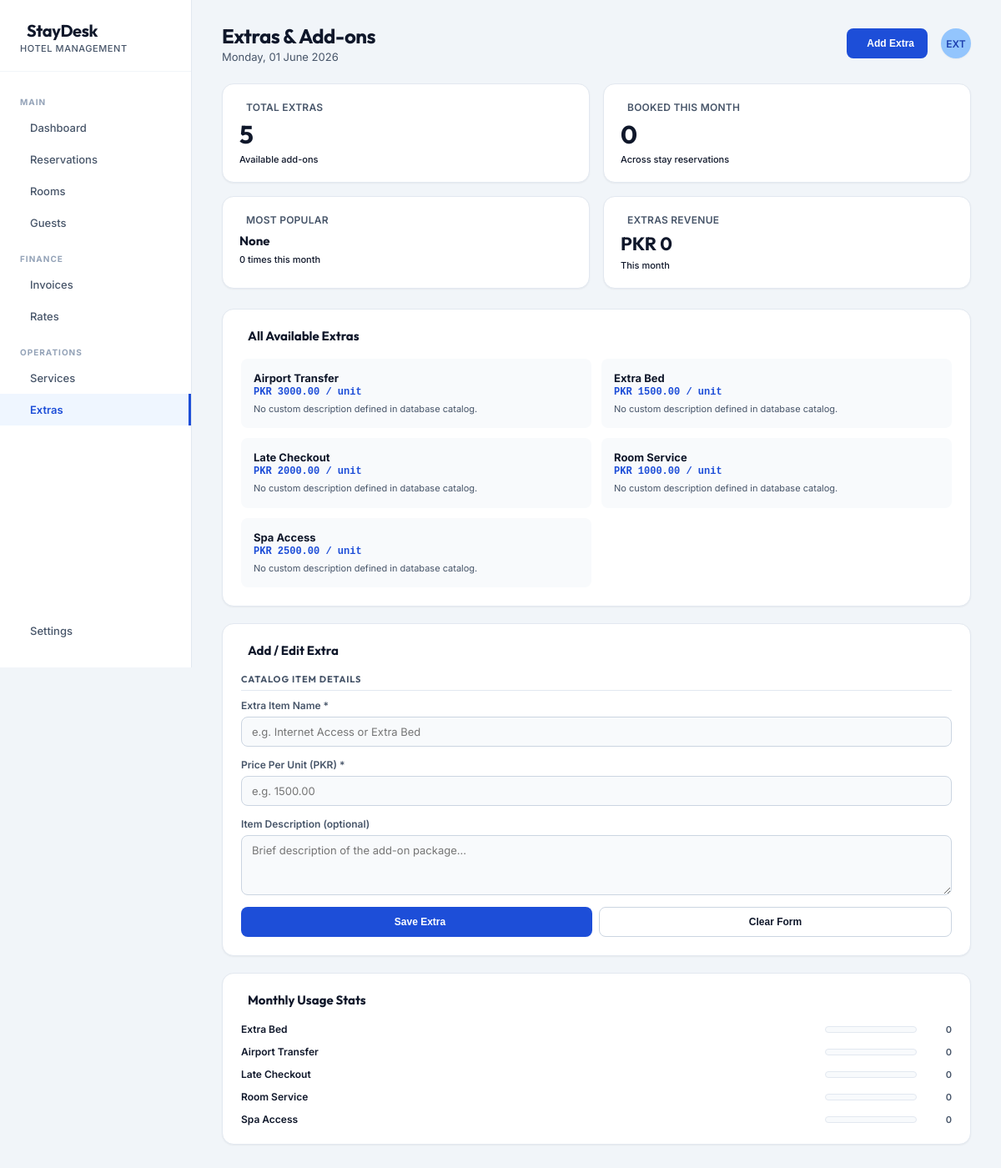
The page /extras on the database its author committed.
### models/extra.py (models this page shows)
class Extra(db.Model):
    __tablename__ = 'extra'
    extra_id = db.Column(db.Integer, primary_key=True, autoincrement=True)
    extra_name = db.Column(db.String(100), nullable=False)
    price = db.Column(db.Float, nullable=False)
    description = db.Column(db.String(255), nullable=True)
    booking_rooms = db.relationship('BookingRoom', secondary='booking_room_extra', back_populates='extras')

### routers/extras.py (the view)
@extras_router.route('/extras')
def extras_screen():
    all_extras = Extra.query.order_by(Extra.extra_name).all()
    total_extras = Extra.query.count()
    this_month = datetime.now().month
    this_year = datetime.now().year
    booked_count = db.session.query(func.sum(BookingRoomExtra.quantity)).join(BookingRoom).join(Booking).filter(
        db.extract('month', Booking.created_at) == this_month,
        db.extract('year', Booking.created_at) == this_year
    ).scalar() or 0
    popular_query = db.session.query(
        Extra.extra_name, func.sum(BookingRoomExtra.quantity).label('qty_sum')
    ).join(BookingRoomExtra, Extra.extra_id == BookingRoomExtra.extra_id).join(BookingRoom).join(Booking).filter(
        db.extract('month', Booking.created_at) == this_month,
        db.extract('year', Booking.created_at) == this_year
    ).group_by(Extra.extra_name).order_by(func.sum(BookingRoomExtra.quantity).desc()).first()
    popular_name = popular_query[0] if popular_query else 'None'
    popular_count = popular_query[1] if popular_query else 0
    revenue = db.session.query(
        func.sum(Extra.price * BookingRoomExtra.quantity)
    ).join(BookingRoomExtra, Extra.extra_id == BookingRoomExtra.extra_id).join(BookingRoom).join(Booking).filter(
        db.extract('month', Booking.created_at) == this_month,
        db.extract('year', Booking.created_at) == this_year
    ).scalar() or 0
    stats = {
        'total_extras': total_extras,
        'booked_count': booked_count,
        'popular_name': popular_name,
        'popular_count': popular_count,
        'revenue': revenue
    }
    usage_list = []
    extras_usage = db.session.query(
        Extra.extra_name, func.sum(BookingRoomExtra.quantity).label('qty_sum')
    ).outerjoin(BookingRoomExtra, Extra.extra_id == BookingRoomExtra.extra_id).outerjoin(BookingRoom).outerjoin(Booking).filter(
        db.or_(
            Booking.created_at == None,
            db.and_(
                db.extract('month', Booking.created_at) == this_month,
                db.extract('year', Booking.created_at) == this_year
            )
        )
    ).group_by(Extra.extra_id, Extra.extra_name).order_by(func.sum(BookingRoomExtra.quantity).desc()).all()
    max_count = max([row[1] or 0 for row in extras_usage] + [1])
    for row in extras_usage:
        count = row[1] or 0
        usage_list.append({
            'extra_name': row[0],
            'count': count,
            'pct': int((count / max_count) * 100)
        })
    return render_template(
        'extras.html',
        active='extras',
        current_date=datetime.now().strftime('%A, %d %B %Y'),
        extras=all_extras,
        stats=stats,
        usage_list=usage_list
    )

### templates/extras.html (shortened to what this page needs)
{% extends 'base.html' %}
{% block content %}
<div class="topbar">
    <div>
        <div class="page-title">Extras & Add-ons</div>
        <div class="page-sub">{{ current_date }}</div>
    </div>
    <div class="top-actions">
        <button class="btn-primary" onclick="clearExtraForm()">
             Add Extra
        </button>
        <div class="avatar-top">EXT</div>
    </div>
</div>
<div class="stats-grid">
    <div class="stat-card">
        <div class="stat-label">
            Total extras
        </div>
        <div class="stat-value">{{ stats.total_extras }}</div>
        <div class="stat-sub">Available add-ons</div>
    </div>
    <div class="stat-card">
        <div class="stat-label">
            Booked this month
        </div>
        <div class="stat-value">{{ stats.booked_count }}</div>
        <div class="stat-sub">Across stay reservations</div>
    </div>
    <div class="stat-card">
        <div class="stat-label">
            Most popular
        </div>
        <div class="stat-value" style="font-size: 15px; font-weight: 700; margin-top: 4px;">
            {{ stats.popular_name }}
        </div>
        <div class="stat-sub">{{ stats.popular_count }} times this month</div>
    </div>
    <div class="stat-card">
        <div class="stat-label">
            Extras revenue
        </div>
        <div class="stat-value" style="font-size: 22px;">PKR {{ "%.0f"|format(stats.revenue) }}</div>
        <div class="stat-sub">This month</div>
    </div>
</div>
<div class="two-col">
    <div class="stack">
        <div class="card">
            <div class="card-head">
                <div class="card-title">
                    All Available Extras
                </div>
            </div>
            <div class="extras-grid">
                {% for extra in extras %}
                <div class="extra-card">
                    <div style="flex: 1;">
                        <div class="extra-title">{{ extra.extra_name }}</div>
                        <div class="extra-price">PKR {{ "%.2f"|format(extra.price) }} / unit</div>
                        <div class="extra-desc">
                            {{ extra.description or 'No custom description defined in database catalog.' }}
                        </div>
                    </div>
                    <div class="extra-actions">
                        <button class="icon-btn" title="Edit Catalog Extra" onclick="populateExtraForm('{{ extra.extra_id }}', '{{ extra.extra_name|escape }}', '{{ extra.price }}', '{{ extra.description|escape }}')">
                        </button>
                        <a href="{{ url_for('extras.delete_extra', id=extra.extra_id) }}" class="icon-btn del" title="Delete Extra" onclick="return confirm('Delete this extra from database catalog?');">
                        </a>
                    </div>
                </div>
                {% else %}
                <div style="grid-column: span 2; padding: 30px; text-align: center; color: var(--color-text-secondary);">
                    No extras items defined in catalog database.
                </div>
                {% endfor %}
            </div>
        </div>
    </div>
    <div class="stack">
        <div class="card">
            <div class="card-head">
                <div class="card-title" id="form-card-title">
                     Add / Edit Extra
                </div>
            </div>
            <form id="extra-editor-form" action="{{ url_for('extras.add_extra') }}" method="POST">
                <div class="form-section">Catalog Item Details</div>
                <div class="form-group">
                    <label>Extra Item Name *</label>
                    <input type="text" id="form_extra_name" name="extra_name" placeholder="e.g. Internet Access or Extra Bed" required>
                </div>
                <div class="form-group">
                    <label>Price Per Unit (PKR) *</label>
                    <input type="number" id="form_price" name="price" placeholder="e.g. 1500.00" min="0" step="0.01" required>
                </div>
                <div class="form-group">
                    <label>Item Description (optional)</label>
                    <textarea id="form_description" name="description" placeholder="Brief description of the add-on package..."></textarea>
                </div>
                <div style="display:flex; gap:8px; margin-top:8px;">
                    <button type="submit" class="btn-primary" style="flex:1;">
                         Save Extra
                    </button>
                    <button type="button" class="btn-outline" style="flex:1;" onclick="clearExtraForm()">
                        Clear Form
                    </button>
                </div>
            </form>
        </div>
        <div class="card">
            <div class="card-head">
                <div class="card-title">
                     Monthly Usage Stats
                </div>
            </div>
            <div class="usage-list">
                {% for row in usage_list %}
                <div class="usage-row">
                    <span class="usage-label">{{ row.extra_name }}</span>
                    <div class="bar-track">
                    </div>
                    <span class="usage-count">{{ row.count }}</span>
                </div>
                {% else %}
                <div style="font-size:12px; color:var(--color-text-secondary); padding: 10px 0; text-align: center;">
                    No bookings stay recorded with extras this month.
                </div>
                {% endfor %}
            </div>
        </div>
    </div>
</div>
{% endblock %}

### templates/extras.html (style rules this page uses)
.extras-grid { display: grid; grid-template-columns: 1fr 1fr; gap: 12px; }
.extra-card { background: var(--color-background-secondary); border: 1px solid transparent; border-radius: var(--border-radius-md); padding: 14px; display: flex; align-items: flex-start; justify-content: space-between; gap: 10px; transition: var(--transition-smooth); }
.extra-title { font-size: 13px; font-weight: 700; color: var(--color-text-primary); margin-bottom: 2px; }
.extra-price { font-size: 12px; font-weight: 600; color: var(--color-accent-primary); font-family: monospace; }
.extra-desc { font-size: 11px; color: var(--color-text-secondary); margin-top: 6px; line-height: 1.4; }
.extra-actions { display: flex; gap: 2px; }
.usage-list { display: flex; flex-direction: column; gap: 12px; }
.usage-row { display: flex; align-items: center; gap: 10px; }
.usage-label { flex: 1; font-size: 12px; font-weight: 600; color: var(--color-text-primary); white-space: nowrap; overflow: hidden; text-overflow: ellipsis; }
.bar-track { width: 110px; height: 8px; border-radius: 999px; background: var(--color-background-secondary); overflow: hidden; border: 1px solid #e2e8f0; }
.usage-count { width: 32px; text-align: right; font-size: 11px; color: var(--color-text-secondary); font-weight: 600; }

### rows shown on the page
Extra: extra_name "Airport Transfer", price "3000.00", description "No custom description defined in database catalog.", count "0"
Extra: extra_name "Extra Bed", price "1500.00", description "No custom description defined in database catalog.", count "0"
Extra: extra_name "Late Checkout", price "2000.00", description "No custom description defined in database catalog.", count "0"
Extra: extra_name "Room Service", price "1000.00", description "No custom description defined in database catalog.", count "0"
Extra: extra_name "Spa Access", price "2500.00", description "No custom description defined in database catalog.", count "0"

### other values the page prints
{{ stats.total_extras }} "5"
{{ stats.booked_count }} "0"
{{ stats.popular_name }} "None"
{{ stats.popular_count }} "0"
{{ "%.0f"|format(stats.revenue) }} "0"
